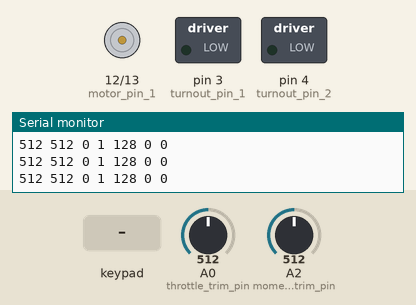
This sketch was run on a simulated Arduino Uno, built with avr-gcc and run on an emulated ATmega328P. Shown: motor-driver pin pairs drawn as motors (green arrow = first pin HIGH = forward, orange = second pin HIGH = backward, longer = more drive, scaled by the enable pin), switched loads named in the sketch (green lamp = pin HIGH), the last lines printed to the serial monitor. The test bench sets the inputs (shaded band); at power-on: A0 (throttle_trim_pin) = 512, A2 (momentum_trim_pin) = 512.

Above: at 2.3 s.
2.4 s: key 'L' pressed
At 2.65 s:
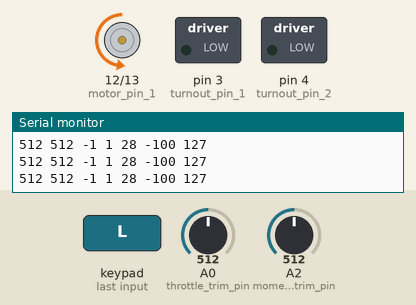
4.3 s: key 'R' pressed
At 4.53 s:
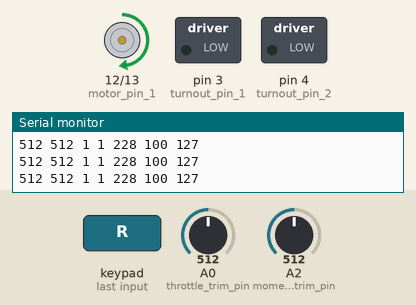
6.2 s: A0 (throttle_trim_pin) set to 26
9.2 s: A0 (throttle_trim_pin) set to 22
10.7 s: A2 (momentum_trim_pin) set to 917
13.7 s: A2 (momentum_trim_pin) set to 942
Timing chart, 0 to 16.2 s (numbered marks = the images above; inputs shaded):
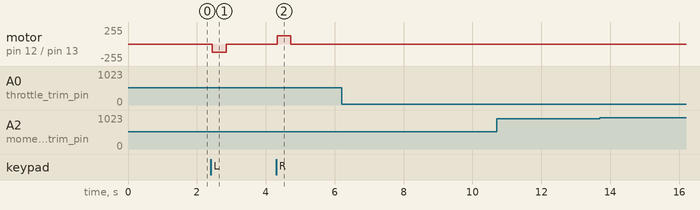

The sketch:

motor_control_v2.ino
```cpp
/*

http://www.gabrielbianconi.com/projects/arduinonunchuk/
 */

#include <Wire.h>
#include <ArduinoNunchuk.h>

int turnout_pin_1 = 3;
int turnout_pin_2 = 4;

int motor_pwm = 11;           //atmega pin17
int motor_pin_1 = 12;         //atmega pin18
int motor_pin_2 = 13;         //atmega pin19
int pwm = 500;                // 0 - 1023
int throttle_trim_pin = 0;    // a0 atmega pin23
int momentum_trim_pin = 2;    // a2 atmega pin25
int dir = 0;
int throttle;

boolean chuk;
ArduinoNunchuk nunchuk = ArduinoNunchuk();
int chukXcenter; // stores inital value
int chukX;

void setup() {
  Serial.begin(9600);
  Serial.println("motor_control.ino");
  initChuk();
  pinMode(motor_pwm, OUTPUT);
  pinMode(motor_pin_1, OUTPUT);
  pinMode(motor_pin_2, OUTPUT);
  pinMode(throttle_trim_pin, INPUT);
  pinMode(momentum_trim_pin, INPUT);
  pinMode(turnout_pin_1, OUTPUT);
  pinMode(turnout_pin_2, OUTPUT);
  analogWrite(motor_pwm, 0);
  digitalWrite(motor_pin_1, LOW);
  digitalWrite(motor_pin_2, LOW);
  digitalWrite(turnout_pin_1, LOW);
  digitalWrite(turnout_pin_2, LOW);
}


boolean initChuk(){
  // initialize check and check inital readings
  nunchuk.init();
  delay(100);
  nunchuk.update();
  Serial.println(nunchuk.analogX, DEC);
  if (nunchuk.analogX > 255 or nunchuk.analogX <= 0){
    Serial.println("no chuk?");
    chuk = false;
    return false;
  };
  chukXcenter = nunchuk.analogX;
  Serial.print("Chuck initalized, centerX = ");
  Serial.println(chukXcenter);
  chuk = true;
  delay(1000);
  return true;
}


boolean checkChuk(){
  nunchuk.update();
  //Serial.println(nunchuk.analogX);
  if (nunchuk.analogX > 255 or nunchuk.analogX <= 0){
    //Serial.println("no chuk?");
    chuk = false;
    return false;
  }
  else if (int(nunchuk.analogX) == 255) {
    initChuk();
  }
  chukX = nunchuk.analogX - chukXcenter;
  return true;
}


void forward() {
  Serial.print("forward ");
  Serial.println(pwm);
  digitalWrite(motor_pin_1, HIGH);
  digitalWrite(motor_pin_2, LOW);
  //analogWrite(motor_pwm, pwm);
  dir = 1;
}


void reverse() {
  Serial.print("reverse ");
  Serial.println(pwm);
  digitalWrite(motor_pin_1, LOW);
  digitalWrite(motor_pin_2, HIGH);
  //analogWrite(motor_pwm, pwm);
  dir = -1;
}


void off() {
  Serial.println("off");
  digitalWrite(motor_pin_1, LOW);
  digitalWrite(motor_pin_2, LOW);
  dir = 0;
}


void loop() {
  int throttle_limit = 1024 - analogRead(throttle_trim_pin);
  int momentum_limit = 1024 - analogRead(momentum_trim_pin);
  checkChuk();
  Serial.print(throttle_limit);
  Serial.print(" ");
  Serial.print(momentum_limit);
  Serial.print(" ");
  Serial.print(dir);
  Serial.print(" ");
  Serial.print(chuk, DEC);
  Serial.print(" ");
  Serial.print(nunchuk.analogX);
  Serial.print(" ");
  Serial.print(chukX);
  Serial.print(" ");
  Serial.println(throttle);
  if (chuk) {
    if (chukX > 10 && dir != 1){
      forward();
    }
    else if (chukX < -10 && dir != -1){
      reverse();
    }
    if (abs(chukX) <= 10 && dir != 0) {
      off();
    }
    throttle = abs(chukX) / 100.0 * throttle_limit / 1023 * 255;
    if (throttle > 255) {
      throttle = 255;
    };
    analogWrite(motor_pwm, throttle);
  };

  //int throttle_limit = 1023;
  //Serial.print(throttle_limit);
  //Serial.print(" ");
  //Serial.println(momentum_limit);
  //delay(100);
  //forward(throttle_limit);
  //delay(10000);
  //off();
  //delay(5000);
  //reverse(throttle_limit);
  //delay(5000);
  //off();
  delay(10);
  //loop_turnouts();
}


void loop_turnouts() {
  Serial.println("1");
  digitalWrite(turnout_pin_1, HIGH);
  delay(100);
  digitalWrite(turnout_pin_1, LOW);
  delay(2000);
  digitalWrite(turnout_pin_2, HIGH);
  delay(100);
  digitalWrite(turnout_pin_2, LOW);
  delay(2000);

}
```

Measured:
- after the input at 2.4 s, motor on pin 12 (motor_pin_1) / pin 13 (motor_pin_2): stopped → backward 127/255 after 0.05 s, → stopped 0.41 s later
- after the input at 4.3 s, motor on pin 12 (motor_pin_1) / pin 13 (motor_pin_2): stopped → forward 127/255 at once, → stopped 0.39 s later
